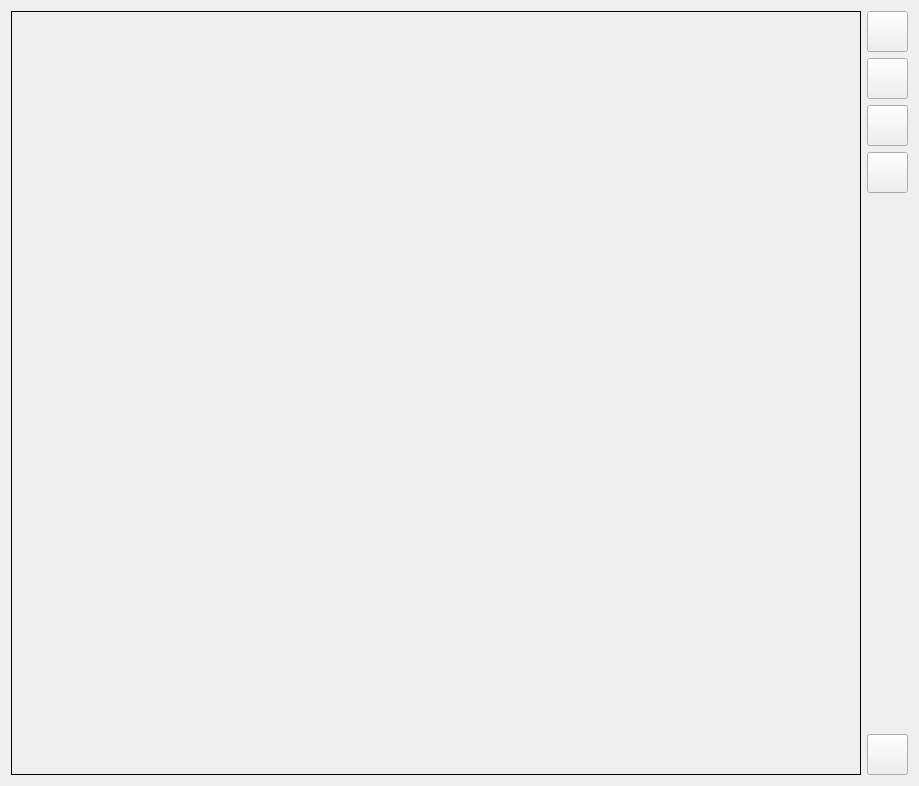
<?xml version="1.0" encoding="UTF-8"?>
<ui version="4.0">
 <class>MainWindow</class>
 <widget class="QMainWindow" name="MainWindow">
  <property name="geometry">
   <rect>
    <x>0</x>
    <y>0</y>
    <width>919</width>
    <height>786</height>
   </rect>
  </property>
  <property name="font">
   <font>
    <pointsize>12</pointsize>
   </font>
  </property>
  <property name="windowTitle">
   <string>WRX</string>
  </property>
  <widget class="QWidget" name="centralWidget">
   <layout class="QHBoxLayout" name="horizontalLayout">
    <item>
     <widget class="QStackedWidget" name="stackedWidget">
      <property name="styleSheet">
       <string notr="true"/>
      </property>
      <property name="frameShape">
       <enum>QFrame::Box</enum>
      </property>
      <property name="currentIndex">
       <number>3</number>
      </property>
      <widget class="QWidget" name="stwPageSched">
       <layout class="QVBoxLayout" name="verticalLayout_2">
        <property name="margin">
         <number>0</number>
        </property>
        <item>
         <widget class="QTableView" name="tvwSched"/>
        </item>
       </layout>
      </widget>
      <widget class="QWidget" name="stwPageRadio">
       <layout class="QVBoxLayout" name="verticalLayout_5">
        <property name="margin">
         <number>0</number>
        </property>
        <item>
         <widget class="QTabWidget" name="twgRadios">
          <property name="currentIndex">
           <number>0</number>
          </property>
          <widget class="QWidget" name="tab">
           <attribute name="title">
            <string>Tab 1</string>
           </attribute>
          </widget>
         </widget>
        </item>
       </layout>
      </widget>
      <widget class="QWidget" name="stwPageBrowser">
       <layout class="QVBoxLayout" name="verticalLayout_Browser">
        <property name="margin">
         <number>0</number>
        </property>
       </layout>
      </widget>
      <widget class="QWidget" name="stwPageSettings">
       <layout class="QVBoxLayout" name="verticalLayout_3">
        <property name="margin">
         <number>0</number>
        </property>
       </layout>
      </widget>
     </widget>
    </item>
    <item>
     <layout class="QVBoxLayout" name="verticalLayout">
      <item>
       <widget class="QPushButton" name="pbtSched">
        <property name="minimumSize">
         <size>
          <width>41</width>
          <height>41</height>
         </size>
        </property>
        <property name="maximumSize">
         <size>
          <width>41</width>
          <height>41</height>
         </size>
        </property>
        <property name="text">
         <string/>
        </property>
        <property name="icon">
         <iconset>
          <normalon>:/img/sched.xpm</normalon>
         </iconset>
        </property>
        <property name="iconSize">
         <size>
          <width>32</width>
          <height>32</height>
         </size>
        </property>
       </widget>
      </item>
      <item>
       <widget class="QPushButton" name="pbtRadio">
        <property name="minimumSize">
         <size>
          <width>41</width>
          <height>41</height>
         </size>
        </property>
        <property name="maximumSize">
         <size>
          <width>41</width>
          <height>41</height>
         </size>
        </property>
        <property name="text">
         <string/>
        </property>
        <property name="icon">
         <iconset>
          <normalon>:/img/radio.xpm</normalon>
         </iconset>
        </property>
        <property name="iconSize">
         <size>
          <width>32</width>
          <height>32</height>
         </size>
        </property>
       </widget>
      </item>
      <item>
       <widget class="QPushButton" name="pbtBrowser">
        <property name="minimumSize">
         <size>
          <width>41</width>
          <height>41</height>
         </size>
        </property>
        <property name="maximumSize">
         <size>
          <width>41</width>
          <height>41</height>
         </size>
        </property>
        <property name="text">
         <string/>
        </property>
        <property name="icon">
         <iconset>
          <normalon>:/img/browser.xpm</normalon>
         </iconset>
        </property>
        <property name="iconSize">
         <size>
          <width>32</width>
          <height>32</height>
         </size>
        </property>
       </widget>
      </item>
      <item>
       <widget class="QPushButton" name="pbtSettings">
        <property name="minimumSize">
         <size>
          <width>41</width>
          <height>41</height>
         </size>
        </property>
        <property name="maximumSize">
         <size>
          <width>41</width>
          <height>41</height>
         </size>
        </property>
        <property name="text">
         <string/>
        </property>
        <property name="icon">
         <iconset>
          <normalon>:/img/settings.xpm</normalon>
         </iconset>
        </property>
        <property name="iconSize">
         <size>
          <width>32</width>
          <height>32</height>
         </size>
        </property>
       </widget>
      </item>
      <item>
       <spacer name="verticalSpacer">
        <property name="orientation">
         <enum>Qt::Vertical</enum>
        </property>
        <property name="sizeHint" stdset="0">
         <size>
          <width>20</width>
          <height>40</height>
         </size>
        </property>
       </spacer>
      </item>
      <item>
       <widget class="QPushButton" name="pbtPower">
        <property name="minimumSize">
         <size>
          <width>41</width>
          <height>41</height>
         </size>
        </property>
        <property name="maximumSize">
         <size>
          <width>41</width>
          <height>41</height>
         </size>
        </property>
        <property name="text">
         <string/>
        </property>
        <property name="icon">
         <iconset>
          <normalon>:/img/power.xpm</normalon>
         </iconset>
        </property>
        <property name="iconSize">
         <size>
          <width>32</width>
          <height>32</height>
         </size>
        </property>
       </widget>
      </item>
     </layout>
    </item>
   </layout>
  </widget>
 </widget>
 <layoutdefault spacing="6" margin="11"/>
 <resources>
  <include location="resources/wrx.qrc"/>
  <include location="resources/wrx.qrc"/>
 </resources>
 <connections>
  <connection>
   <sender>pbtPower</sender>
   <signal>clicked()</signal>
   <receiver>MainWindow</receiver>
   <slot>close()</slot>
   <hints>
    <hint type="sourcelabel">
     <x>594</x>
     <y>393</y>
    </hint>
    <hint type="destinationlabel">
     <x>603</x>
     <y>327</y>
    </hint>
   </hints>
  </connection>
 </connections>
</ui>
